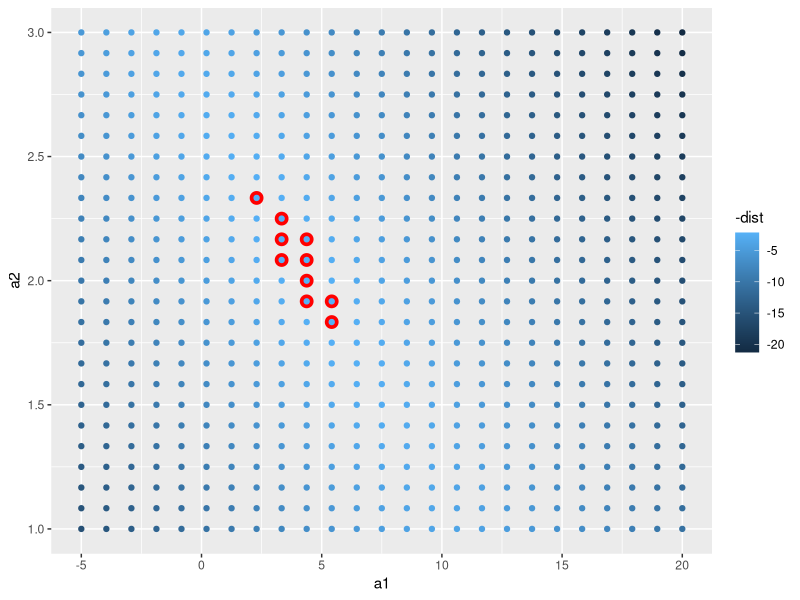
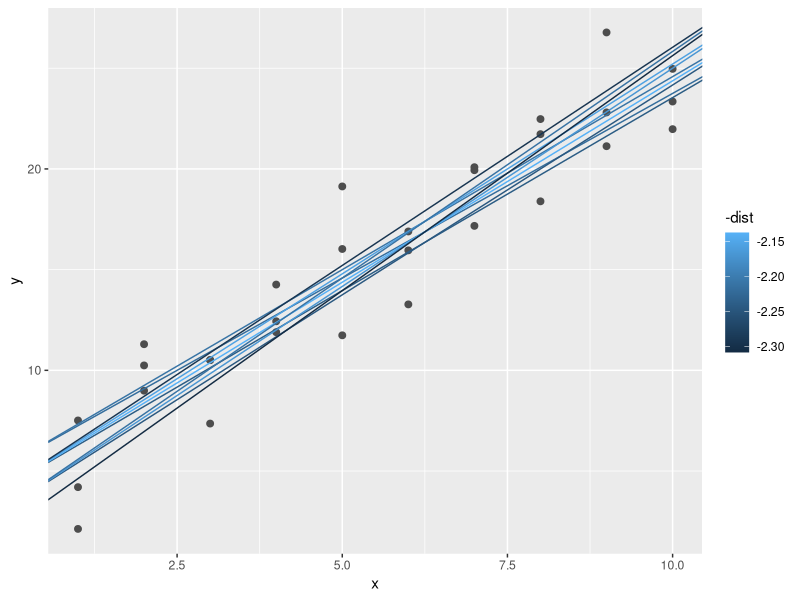
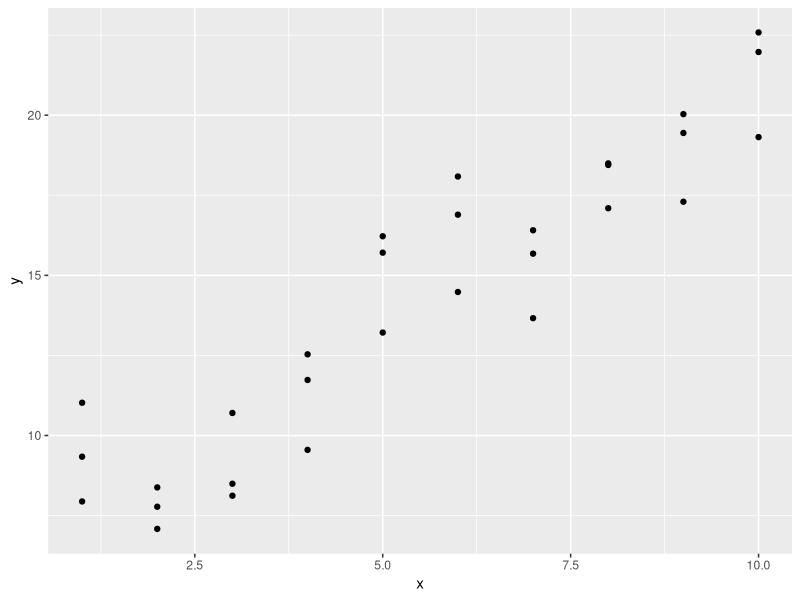
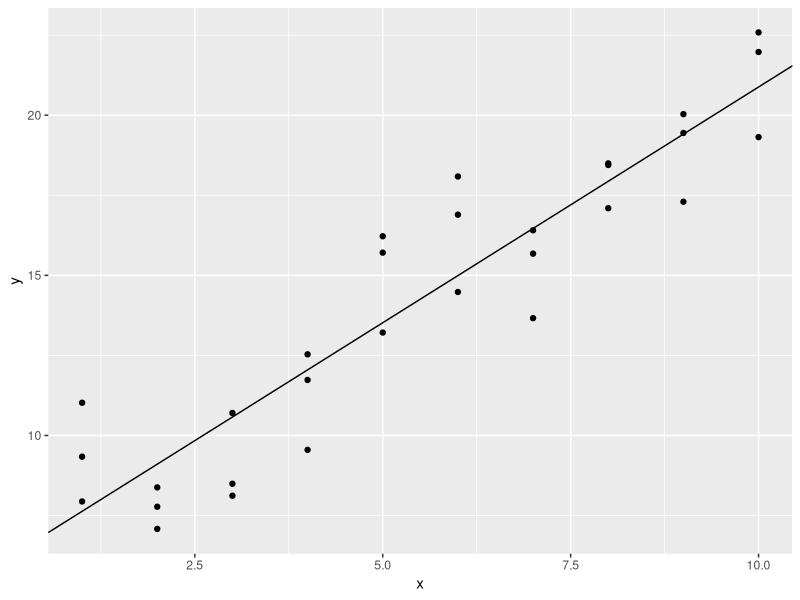
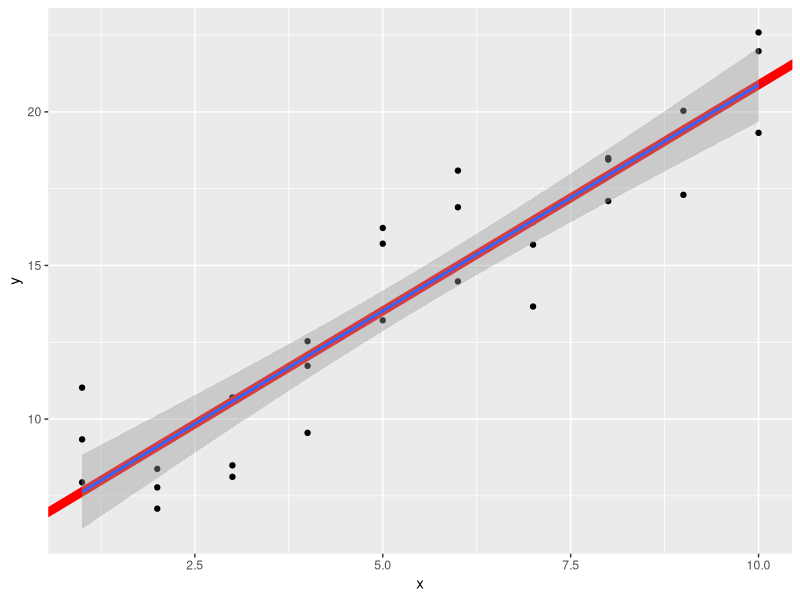
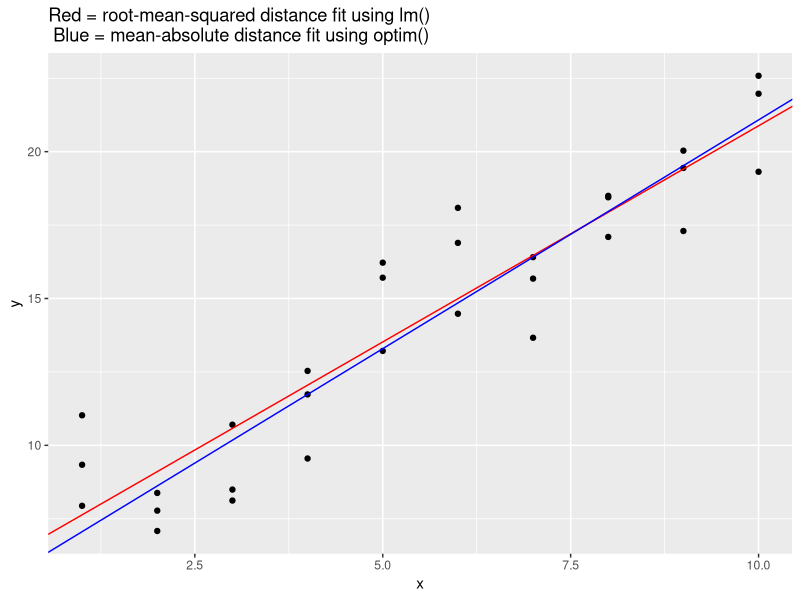
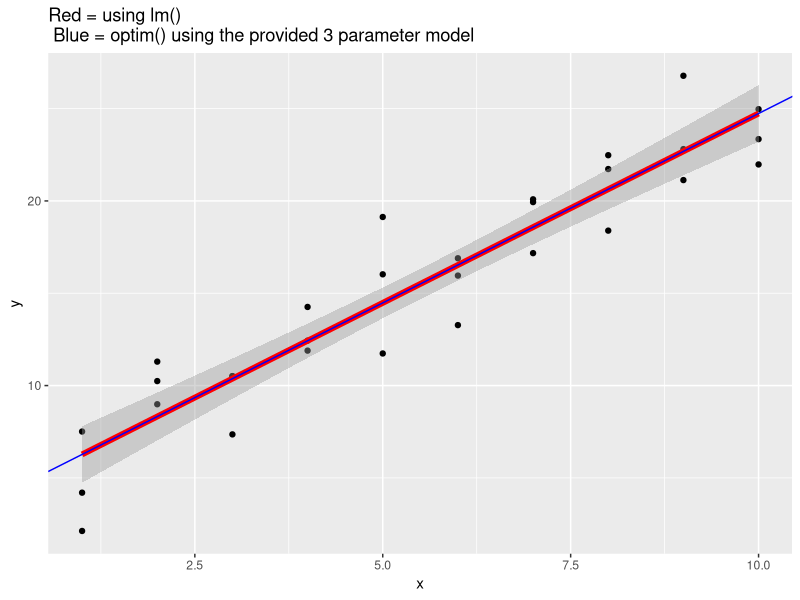
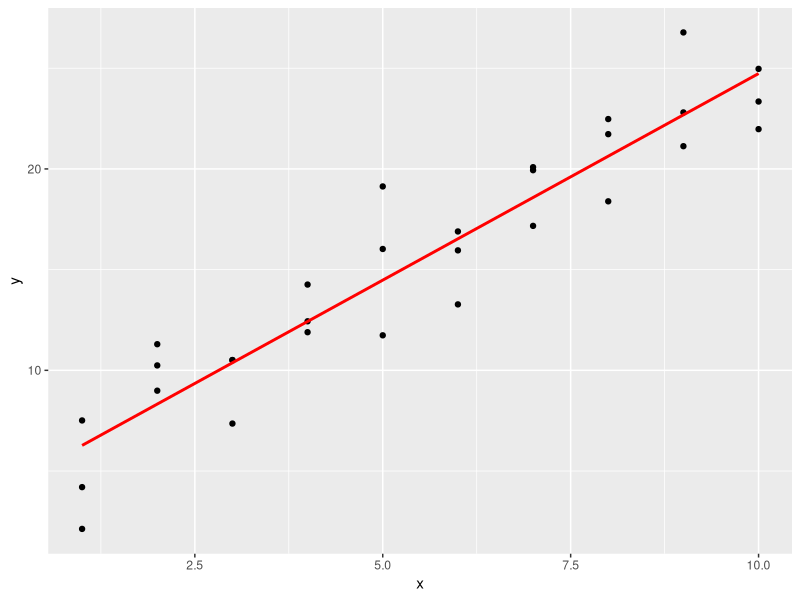

Reproduce these figures in R, in order. (Note: this script raises an error after producing the figures.)
## ---- chunk 1
library(tidyverse)
library(modelr)
## ---- chunk 2
sim1
## ---- chunk 3
model1 <- function(a, data) {
  a[1] + data$x * a[2]
}

measure_distance <- function(mod, data) {
  diff <- data$y - model1(mod, data)
  sqrt(mean(diff ^ 2))
}

sim1_dist <- function(a1, a2) {
  measure_distance(c(a1, a2), sim1)
}

grid <- expand.grid(
  a1 = seq(-5, 20, length = 25),
  a2 = seq(1, 3, length = 25)
  ) %>% 
  mutate(dist = purrr::map2_dbl(a1, a2, sim1_dist))

grid

grid %>% 
  ggplot(aes(a1, a2)) +
  geom_point(data = filter(grid, rank(dist) <= 10), size = 4, colour = "red") +
  geom_point(aes(colour = -dist))

ggplot(sim1, aes(x, y)) + 
  geom_point(size = 2, colour = "grey30") + 
  geom_abline(
    aes(intercept = a1, slope = a2, colour = -dist), 
    data = filter(grid, rank(dist) <= 10)
  )
## ---- chunk 4
sim1a <- tibble(
  x = rep(1:10, each = 3),
  y = x * 1.5 + 6 + rt(length(x), df = 2)
)

# first, take a look at the data
sim1a
ggplot(sim1a, aes (x, y)) +
  geom_point()

mod <- lm(y~x, data = sim1a)
summary(mod)

# add the fitted linear model to the scatterplot
ggplot(sim1a, aes (x, y)) +
  geom_point()+
  geom_abline(intercept = mod$coefficients[1], slope = mod$coefficients[2])

# compare with the baseR lm with geom_smooth() overlay, looks like they overlap, as expected
ggplot(sim1a, aes (x, y)) +
  geom_point()+
  geom_abline(intercept = mod$coefficients[1], slope = mod$coefficients[2], size=3, color = "red")+
  geom_smooth(method = 'lm')

## ---- chunk 5
measure_distance <- function(mod, data) {
  diff <- data$y - model1(mod, data)
  mean(abs(diff))
}
# use optim() function to 
best <- optim(c(0, 0), measure_distance, data = sim1a)
best$par

# compare the parameters from optim() with the parameters obtained from lm()
mod <- lm (y~x, data = sim1a)
coef(mod)

# plot the two lines on the scatterplot to observe differences in fit
ggplot(data = sim1a, aes(x, y))+
  geom_point()+
  geom_abline(slope = mod$coefficients[2], intercept = mod$coefficients[1], color = "red")+
  geom_abline(slope = best$par[2], intercept = best$par[1], color = "blue")+
  labs(title = "Red = root-mean-squared distance fit using lm() \n Blue = mean-absolute distance fit using optim()")

## ---- chunk 6
model1 <- function(a, data) {
  a[1] + data$x * a[2] + a[3]
}

measure_distance <- function(mod, data) {
  diff <- data$y - model1(mod, data)
  sqrt(mean(diff ^ 2))
}

best <- optim(c(0, 0, 0), measure_distance, data = sim1)
best$par
best <- optim(c(0, 0, 1), measure_distance, data = sim1)
best$par

# since in the model above, a[1] and a[3] may be theoretically combined to represent the intercept of the line, we can graph it as such:
ggplot(data = sim1, aes(x, y))+
  geom_point()+
  geom_smooth(method = "lm", color = "red", size = 2)+
  geom_abline(slope = best$par[2], intercept = best$par[1] + best$par[3], color = "blue")+
  labs(title = "Red = using lm() \n Blue = optim() using the provided 3 parameter model")

## ---- chunk 7
# using lm()
sim1_mod_lm <- lm(y ~ x, data = sim1)

grid <- sim1 %>% 
  data_grid(x) 
grid
grid <- grid %>% 
  add_predictions(sim1_mod_lm) 
grid

sim1 <- sim1 %>% 
  add_residuals(sim1_mod_lm)
sim1

ggplot(sim1, aes(x)) +
  geom_point(aes(y = y)) +
  geom_line(aes(y = pred), data = grid, colour = "red", size = 1)

ggplot(sim1, aes(x, resid)) + 
  geom_ref_line(h = 0) +
  geom_point() 

## ---- chunk 8
# using loess()
sim1_mod_loess <- loess(y ~ x, data = sim1)

grid <- sim1 %>% 
  data_grid(x) 
grid
grid <- grid %>% 
  add_predictions(sim1_mod_loess) 
grid

sim1 <- sim1 %>% 
  add_residuals(sim1_mod_loess)
sim1

# residuals plot
ggplot(sim1, aes(x, resid)) + 
  geom_ref_line(h = 0) +
  geom_point() 

# plot the regression line
ggplot(sim1, aes(x)) +
  geom_point(aes(y = y)) +
  geom_line(aes(y = pred), data = grid, colour = "red", size = 1)

# compare to geom_smooth() and lm()
ggplot(sim1, aes(x, y)) +
  geom_point() +
  geom_line(aes(y = pred), data = grid, colour = "red", size = 3)+
  geom_smooth(color = "blue", se = F)+
  geom_smooth(method = "lm", color = "green", se = F)

## ---- chunk 9
grid <- sim1 %>% 
  data_grid(x) 
grid

grid_add <- grid %>% 
  add_predictions(sim1_mod_lm) 
grid_add

grid_gather <- grid %>% 
  gather_predictions(sim1_mod_lm, sim1_mod_loess) 
grid_gather

grid_spread <- grid %>% 
  spread_predictions(sim1_mod_lm, sim1_mod_loess) 
grid_spread
## ---- chunk 10
# example from book
ggplot(sim1, aes(resid)) + 
  geom_freqpoly(binwidth = 0.5)

# make an example where residuals approximate normal distribution
x = seq(1:1000)
y = 12 + 5 * x + rnorm(1000,0,100) # add random white noise
mysim <- as_tibble(cbind(x, y))

#fit model
mysim_mod <- lm(y ~ x, data = mysim)
summary(mysim_mod)

# make predictions
mygrid <- mysim %>% 
  data_grid(x) 
mygrid

mygrid <- mygrid %>% add_predictions(mysim_mod)
mygrid

mysim <- mysim %>% add_residuals(mysim_mod)
mysim

# plot prediction line
ggplot(mysim, aes(x)) +
  geom_point(aes(y = y)) +
  geom_line(aes(y = pred), data =  mygrid, colour = "red", size = 1)

# plot freqpoly() of residuals
ggplot(mysim, aes(resid)) + 
  geom_freqpoly()

# plot scatterplot of residuals
ggplot(mysim, aes (x = x, y = resid))+
  geom_ref_line(h=0)+
  geom_point()

## ---- chunk 11
# use the sim2 dataset from modelr
sim2

# examine how the data are distributed
ggplot(sim2) + 
  geom_point(aes(x, y))

# generate a model (R automatically recognizes that the predictor variables are categorical)
mod2 <- lm(y ~ x, data = sim2)

# generate predictions based on model
grid <- sim2 %>% 
  data_grid(x) %>% 
  add_predictions(mod2)
grid

# plot the predictions overlaid on the graph
ggplot(sim2, aes(x)) + 
  geom_point(aes(y = y)) +
  geom_point(data = grid, aes(y = pred), colour = "red", size = 4)
## ---- chunk 12
# examine data and build models
sim3
mod1 <- lm(y ~ x1 + x2, data = sim3)
mod2 <- lm(y ~ x1 * x2, data = sim3)

# inputting multiple variables into data_grid results in it returning all the possible combinations between x1 and x2
grid <- sim3 %>% 
  data_grid(x1, x2) %>% 
  gather_predictions(mod1, mod2)
grid

## ---- chunk 13
# examine data and build models
sim4
mod1 <- lm(y ~ x1 + x2, data = sim4)
mod2 <- lm(y ~ x1 * x2, data = sim4)

# with manual specification of range
grid <- sim4 %>% 
  data_grid(
    x1 = seq_range(x1, 5), 
    x2 = seq_range(x2, 5) 
  ) %>% 
  gather_predictions(mod1, mod2)
grid

# without manual specification of range, provides all combinations of values
grid2 <- sim4 %>% 
  data_grid(
    x1, 
    x2
  ) 
grid2
## ---- chunk 14
mod1 <- lm(y ~ x, data = sim2)
model_matrix(sim2, y ~x)

mod2 <- lm(y ~ x - 1, data = sim2)
model_matrix(sim2, y ~x -1)

grid <- sim2 %>% 
  data_grid(x) %>% 
  gather_predictions(mod1, mod2)
grid

ggplot(sim2, aes(x)) + 
  geom_point(aes(y = y)) +
  geom_point(data = grid, aes(y = pred, shape = model, color = model), size = 4)
## ---- chunk 15
sim3
# models fit to sim3
model_matrix(sim3, y ~ x1 + x2 )
model_matrix(sim3, y ~ x1 * x2 )

sim4
# models fit to sim4
model_matrix(sim4, y ~ x1 + x2 )
model_matrix(sim4, y ~ x1 * x2 )

## ---- chunk 16
mod1 <- lm(y ~ x1 + x2, data = sim3)
mod2 <- lm(y ~ x1 * x2, data = sim3)

# check to see if the column to add is a categorical variable (factor), and split it up if true
add_column <- function ( mycolumn, colname ) {
  # test whether the columns are factors or not
  if (is.factor (mycolumn)){
    my_levels <- levels(mycolumn)
    
    # split into separate columns
    output <- vector("list")
    for (i in 2: length(my_levels)) {
      level_name <- str_c(colname, my_levels[i])
      output[[level_name]] <- 1*(mycolumn == my_levels[i])
    }
  }
  # if not factor, return the column as-is
  else {
    output <- list( mycolumn)
    names(output) <- colname
  }
  output
}

# check the type of operator supplied (+ or *) and create the columns as necessary, calling the add_column function
make_matrix <- function (data, operator) {
  my_colnames <- c("x1", "x2")
  # store the columns of the model matrix in "mm"
  mm <- list()
  
  # make the default intercept column
  mm$intercept <- rep(1, length(data$x2))
  
  # add the base columns using add_column()
  for (item in my_colnames) {
    mm <- c(mm, add_column (data[[item]], item))
  }
  mm <- bind_cols(mm)
  
  # if the operator is *, add the appropriate columns based on vector multiplication
  if (operator == "*") {
    x1cols <- colnames(mm)[grep("x1", colnames(mm))]
    x2cols <- colnames(mm)[grep("x2", colnames(mm))]
    newcols <- vector("list")
    for (i in x1cols) {
      print(i)
      for (j in x2cols) {
        print(j)
        new_level_name <- str_c(i,j, sep = ":")
        print(new_level_name)
        newcols[[new_level_name]] <- mm[[i]]* mm[[j]]
      }
    }
    newcols <- bind_cols(newcols)
    mm <- cbind(mm, newcols)
  }
  mm
}

make_matrix( sim3, "+")
model_matrix( sim3, y ~ x1 + x2)

make_matrix( sim3, "*")
model_matrix( sim3, y ~ x1 * x2)
## ---- chunk 17
mod1 <- lm(y ~ x1 + x2, data = sim4)
mod2 <- lm(y ~ x1 * x2, data = sim4)

sim4 <- sim4 %>%
  spread_residuals (mod1, mod2)
sim4

ggplot(sim4, aes(x1, mod1)) + 
  geom_ref_line(h = 0) +
  geom_point() 

ggplot(sim4, aes(x1, mod2)) + 
  geom_ref_line(h = 0) +
  geom_point() 

sim4 %>% summarize ( mod1_rmse = sqrt(mean(mod1^2)),
                     mod2_rmse = sqrt(mean(mod2^2)))
## ---- chunk 18
daily %>% 
  top_n(3, resid)
#> # A tibble: 3 x 5
#>   date           n wday  resid term 
#>   <date>     <int> <ord> <dbl> <fct>
#> 1 2013-11-30   857 Sat   112.  fall 
#> 2 2013-12-01   987 Sun    95.5 fall 
#> 3 2013-12-28   814 Sat    69.4 fall
## ---- chunk 19
mtcars %>% 
  group_by(cyl) %>% 
  summarise(q = list(quantile(mpg))) %>% 
  unnest()
#> # A tibble: 15 x 2
#>     cyl     q
#>   <dbl> <dbl>
#> 1     4  21.4
#> 2     4  22.8
#> 3     4  26  
#> 4     4  30.4
#> 5     4  33.9
#> 6     6  17.8
#> # ... with 9 more rows
## ---- chunk 20
mtcars %>% 
  group_by(cyl) %>% 
  summarise_each(funs(list))
## ---- chunk 21
ggplot(df, aes(x, y)) +
  geom_hex() +
  scale_colour_gradient(low = "white", high = "red") +
  coord_fixed()
## ---- chunk 22

ggplot(diamonds, aes(carat, price)) +
  geom_point(aes(colour = cut), alpha = 1/20)
